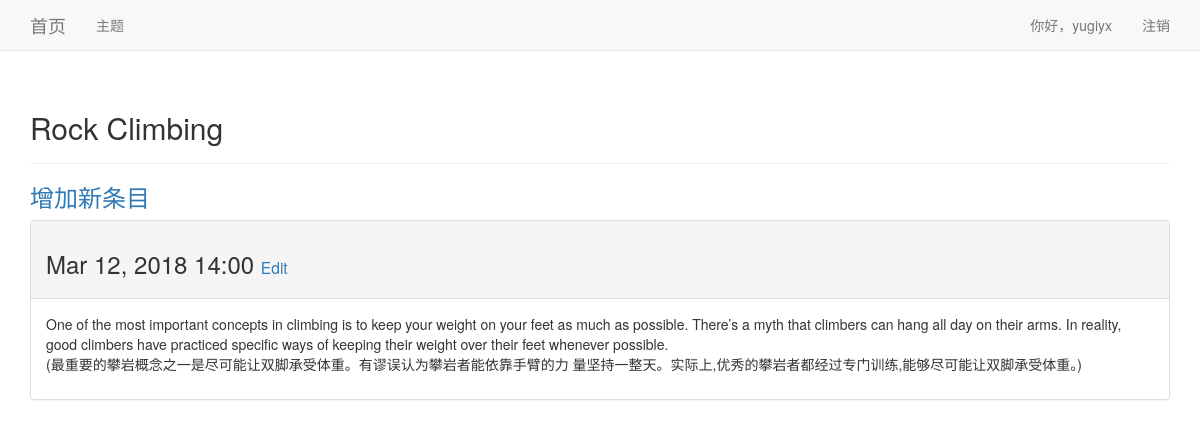
Page /topics/2/ (signed in) on the earlier database version.
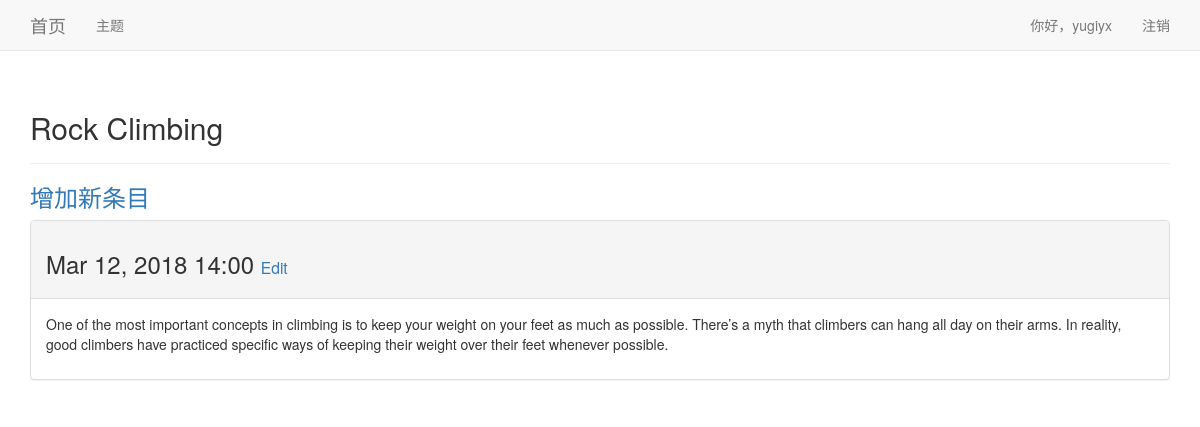
Same page on the later database version.
### learning_logs/models.py (models this page shows, shortened)
class Entry(models.Model):
    topic = models.ForeignKey(Topic, on_delete=models.CASCADE)
    text = models.TextField()
    date_added = models.DateTimeField(auto_now_add=True)
    class Meta:
        verbose_name_plural = 'entries'

### learning_logs/views.py (the view)
# urls.py: path('topics/<int:topic_id>/', views.topic, name='topic'),
@login_required
def topic(request, topic_id):
    topic = Topic.objects.get(id=topic_id)
    if topic.owner != request.user:
        raise Http404
    entries = topic.entry_set.order_by('-date_added')
    context = {'topic': topic, 'entries': entries}
    return render(request, 'learning_logs/topic.html', context)

### learning_logs/models.py (called while the page is built)
    def __str__(self):
        return self.text

### learning_logs/Templates/learning_logs/topic.html
{% extends "learning_logs/base.html" %}
{% block header %}
  <h2>{{ topic }}</h2>
{% endblock header %}
{% block content %}
  <p><h3><a href="{% url 'learning_logs:new_entry' topic.id %}">增加新条目</a></h3></p>
  {% for entry in entries %}
    <div class="panel panel-default">
      <div class="panel-heading">
        <h3>
          {{ entry.date_added|date:'M d, Y H:i' }}
          <small>
            <a href="{% url 'learning_logs:edit_entry' entry.id %}"> Edit</a>
          </small>
        </h3>
      </div>
      <div class="panel-body">
        {{ entry.text|linebreaks }}
      </div>
    </div>
    {% empty %}
      当前主题下没有条目。
    {% endfor %}
{% endblock content %}

Differences in the rows shown:
changed Entry: text "…their feet whenever possible. (最重要的攀岩概念之一是尽可能让双脚承受体重。有谬误认为攀岩者能依靠手臂的力 量坚持一整天。实际上,优秀的攀岩者都经过专门训练,能够尽可能让双脚承受体重。)" → "…their feet whenever possible."
